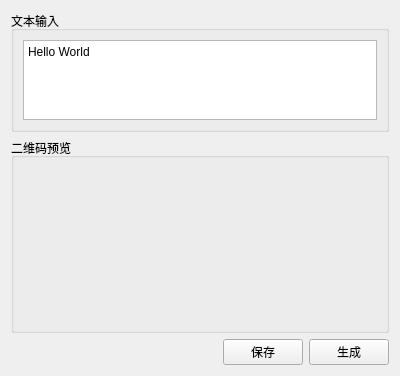
<?xml version="1.0" encoding="UTF-8"?>
<ui version="4.0">
 <class>SAKToolQRCodeCreator</class>
 <widget class="QWidget" name="SAKToolQRCodeCreator">
  <property name="geometry">
   <rect>
    <x>0</x>
    <y>0</y>
    <width>400</width>
    <height>376</height>
   </rect>
  </property>
  <property name="windowTitle">
   <string>二维码生成工具</string>
  </property>
  <layout class="QGridLayout" name="gridLayout_3">
   <item row="2" column="1">
    <widget class="QPushButton" name="savePushButton">
     <property name="text">
      <string>保存</string>
     </property>
    </widget>
   </item>
   <item row="2" column="2">
    <widget class="QPushButton" name="createPushButton">
     <property name="text">
      <string>生成</string>
     </property>
    </widget>
   </item>
   <item row="2" column="0">
    <spacer name="horizontalSpacer">
     <property name="orientation">
      <enum>Qt::Horizontal</enum>
     </property>
     <property name="sizeHint" stdset="0">
      <size>
       <width>40</width>
       <height>20</height>
      </size>
     </property>
    </spacer>
   </item>
   <item row="1" column="0" colspan="3">
    <widget class="QGroupBox" name="groupBox_2">
     <property name="title">
      <string>二维码预览</string>
     </property>
     <layout class="QGridLayout" name="gridLayout_2">
      <item row="0" column="0">
       <widget class="QWidget" name="qrCodeWidget" native="true">
        <property name="sizePolicy">
         <sizepolicy hsizetype="Preferred" vsizetype="Expanding">
          <horstretch>0</horstretch>
          <verstretch>0</verstretch>
         </sizepolicy>
        </property>
       </widget>
      </item>
     </layout>
    </widget>
   </item>
   <item row="0" column="0" colspan="3">
    <widget class="QGroupBox" name="groupBox">
     <property name="title">
      <string>文本输入</string>
     </property>
     <layout class="QGridLayout" name="gridLayout">
      <item row="0" column="0">
       <widget class="QPlainTextEdit" name="plainTextEdit">
        <property name="sizePolicy">
         <sizepolicy hsizetype="Expanding" vsizetype="Preferred">
          <horstretch>0</horstretch>
          <verstretch>0</verstretch>
         </sizepolicy>
        </property>
        <property name="maximumSize">
         <size>
          <width>16777215</width>
          <height>80</height>
         </size>
        </property>
        <property name="plainText">
         <string>Hello World</string>
        </property>
       </widget>
      </item>
     </layout>
    </widget>
   </item>
  </layout>
 </widget>
 <resources/>
 <connections/>
</ui>
